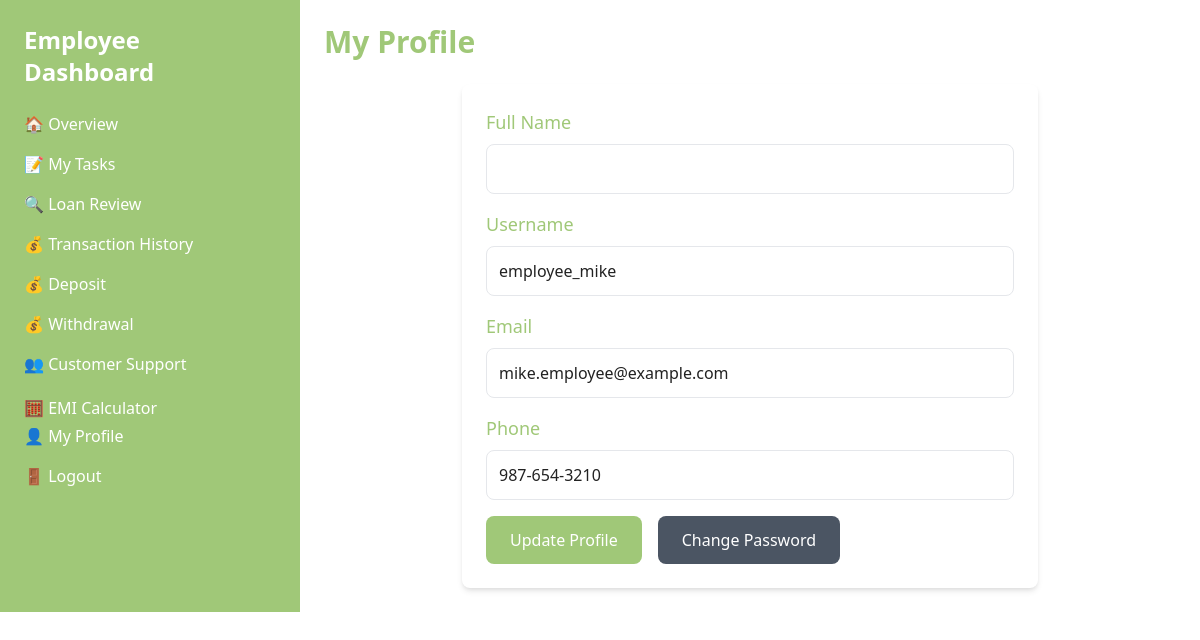
The page /employee_profile.php (signed in) on the database its author committed.
### tables this page shows
CREATE TABLE Users (
    user_id INT PRIMARY KEY AUTO_INCREMENT,
    username VARCHAR(50) NOT NULL UNIQUE,
    password VARCHAR(255) NOT NULL,
    role ENUM('Manager', 'Employee', 'Customer') NOT NULL,
    email VARCHAR(100),
    phone VARCHAR(20),
    created_at TIMESTAMP DEFAULT CURRENT_TIMESTAMP
);

### employee_profile.php (the view, shortened to what this page needs)
<?php
require 'db_connection.php';
$user_id = $_SESSION['user_id'];
$query = "SELECT user_id, full_name, username, email, phone FROM users WHERE user_id = ?";
$stmt = $conn->prepare($query);
$stmt->bind_param("i", $user_id);
$stmt->execute();
$result = $stmt->get_result();
$user = $result->fetch_assoc();
?>
<!DOCTYPE html>
<html lang="en">
<head>
    <link href="https://cdn.jsdelivr.net/npm/tailwindcss@2.2.16/dist/tailwind.min.css" rel="stylesheet" />
    <link href="styles.css" rel="stylesheet" />
</head>
<body class="bg-2 text-color2">
    <div class="flex flex-col md:flex-row">
        <aside class="w-full md:w-1/4 bg-primary text-white p-6 sticky top-0">
            <h2 class="text-2xl font-bold mb-6">Employee Dashboard</h2>
            <nav>
                <ul>
                    <li class="mb-4">
                        <a href="employee_dashboard.php" class="hover:text-color3">🏠 Overview</a>
                    </li>
                    <li class="mb-4">
                        <a href="employee_tasks.php" class="hover:text-color3">📝 My Tasks</a>
                    </li>
                    <li class="mb-4">
                        <a href="loan_review.php" class="hover:text-color3">🔍 Loan Review</a>
                    </li>
                    <li class="mb-4">
                        <a href="employee_transactions.php" class="hover:text-color3">💰 Transaction History</a>
                    </li>
                    <li class="mb-4"><a href="employee_deposit.php" class="hover:text-color3">💰 Deposit</a>
                    <li class="mb-4"><a href="withdrawal.php" class="hover:text-color3">💰 Withdrawal</a>
                    <li class="mb-4">
                        <a href="customer_support.php" class="hover:text-color3">👥 Customer Support</a>
                    </li>
                    <li class="py-1"><a href="emi_calculator.php" class="hover:text-color3">🧮 EMI Calculator</a></li>
                    <li class="mb-4">
                        <a href="employee_profile.php" class="hover:text-color3">👤 My Profile</a>
                    </li>
                    <li class="mb-4">
                        <a href="logout.php" class="hover:text-color3">🚪 Logout</a>
                    </li>
                </ul>
            </nav>
        </aside>
        <main class="w-full md:w-3/4 p-6">
            <h1 class="text-3xl font-bold mb-6 text-color3">My Profile</h1>
            <div class="bg-white shadow-md rounded-lg p-6 max-w-xl mx-auto">
                <form action="update_profile.php" method="POST">
                    <div class="mb-4">
                        <label for="full_name" class="block text-lg text-color3 mb-2">Full Name</label>
                        <input type="text" id="full_name" name="full_name"
                            value="<?php echo htmlspecialchars($user['full_name']); ?>"
                            class="w-full p-3 border rounded-lg focus:outline-none focus:ring focus:ring-color3"
                            required>
                    </div>
                    <div class="mb-4">
                        <label for="username" class="block text-lg text-color3 mb-2">Username</label>
                        <input type="text" id="username" name="username"
                            value="<?php echo htmlspecialchars($user['username']); ?>"
                            class="w-full p-3 border rounded-lg focus:outline-none focus:ring focus:ring-color3"
                            readonly>
                    </div>
                    <div class="mb-4">
                        <label for="email" class="block text-lg text-color3 mb-2">Email</label>
                        <input type="email" id="email" name="email"
                            value="<?php echo htmlspecialchars($user['email']); ?>"
                            class="w-full p-3 border rounded-lg focus:outline-none focus:ring focus:ring-color3"
                            required>
                    </div>
                    <div class="mb-4">
                        <label for="phone" class="block text-lg text-color3 mb-2">Phone</label>
                        <input type="text" id="phone" name="phone"
                            value="<?php echo htmlspecialchars($user['phone']); ?>"
                            class="w-full p-3 border rounded-lg focus:outline-none focus:ring focus:ring-color3">
                    </div>
                    <div class="flex flex-col md:flex-row md:space-x-4">
                        <button type="submit"
                            class="bg-primary text-white px-6 py-3 rounded-lg hover:bg-color3 transition-all mb-4 md:mb-0">
                            Update Profile
                        </button>
                        <a href="change_password.php"
                            class="bg-gray-600 text-white px-6 py-3 rounded-lg hover:bg-gray-700 transition-all">
                            Change Password
                        </a>
                    </div>
                </form>
            </div>
        </main>
    </div>
</body>
</html>

### styles.css (style rules this page uses)
:root { --primary-color: #a0c878; --secondary-color: #ddeb9d; --color2-color: #fafge9; --color3-color: #fffdfg; --color4-color: #333; --color5-color: #222; }
.bg-primary { background-color: var(--primary-color); }
.bg-2 { background-color: var(--color2-color); }
.text-color2 { color: var(--color5-color); }
.text-color3 { color: var(--primary-color); }
body { background-color: var(--color3-color); }

### rows shown on the page
users: username "employee_mike", email "mike.employee@example.com", phone "987-654-3210"
